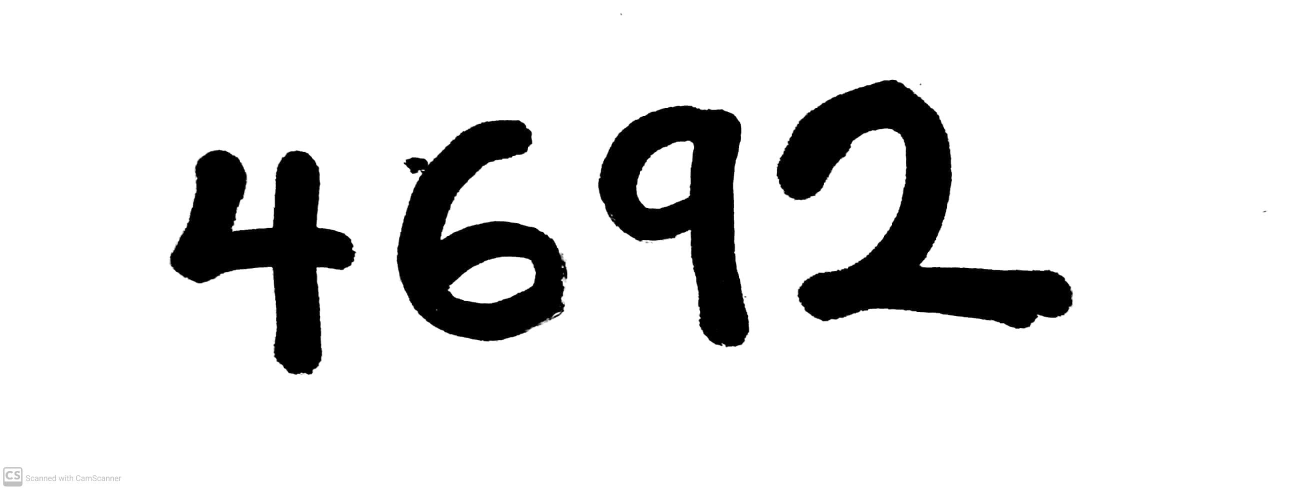
#> input picture ML/num2.jpg, 2616 x 979 px (shown at 1/2 size)
$ jupyter execute --allow-errors num_extracter.ipynb
#> lines starting #> are read from the running program, lines starting #| are printed output that depends on the picture; after the words box and inside, x2 and y2 are one past the last pixel; in counts of white or black regions, pixels touching at a corner belong together
[cell 1]
import numpy as np
import cv2
import matplotlib.pyplot as plt
from sklearn.preprocessing import StandardScaler
from tensorflow.keras.models import load_model

[cell 2]
image = cv2.imread('num2.jpg')
#> image is the input picture: shape (979, 2616, 3); min 0, max 255, mean 221.6
im = image.copy()
imgray = cv2.cvtColor(im, cv2.COLOR_BGR2GRAY)
ret, thresh = cv2.threshold(imgray, 127, 255, 0)
#> thresh: shape (979, 2616); 86.9% white; 9 black regions (5 under 20 px)
contours, hierarchy = cv2.findContours(thresh, cv2.RETR_TREE, cv2.CHAIN_APPROX_SIMPLE)
#> contours = 16 contours, 8 with area under 20; largest, box (x1, y1, x2, y2) and area: (0, 0, 2616, 979) 2557470, (1553, 159, 2146, 658) 113188, (793, 239, 1136, 684) 90588, (1196, 210, 1499, 695) 82866, (339, 299, 713, 750) 75358, (1272, 281, 1388, 418) 11446, (896, 513, 1072, 607) 11416, (1105, 624, 1121, 635) 38
plt.imshow(im, cmap='gray')
print(hierarchy)
#> (printed output is left out)

[cell 3]
plt.imshow(imgray, cmap='gray')
imgray = imgray.flatten()
imgray.shape
#> Out = (2561064,)

[cell 4]
with_contours = cv2.drawContours(im, contours, -1, (0,255,0), 3)
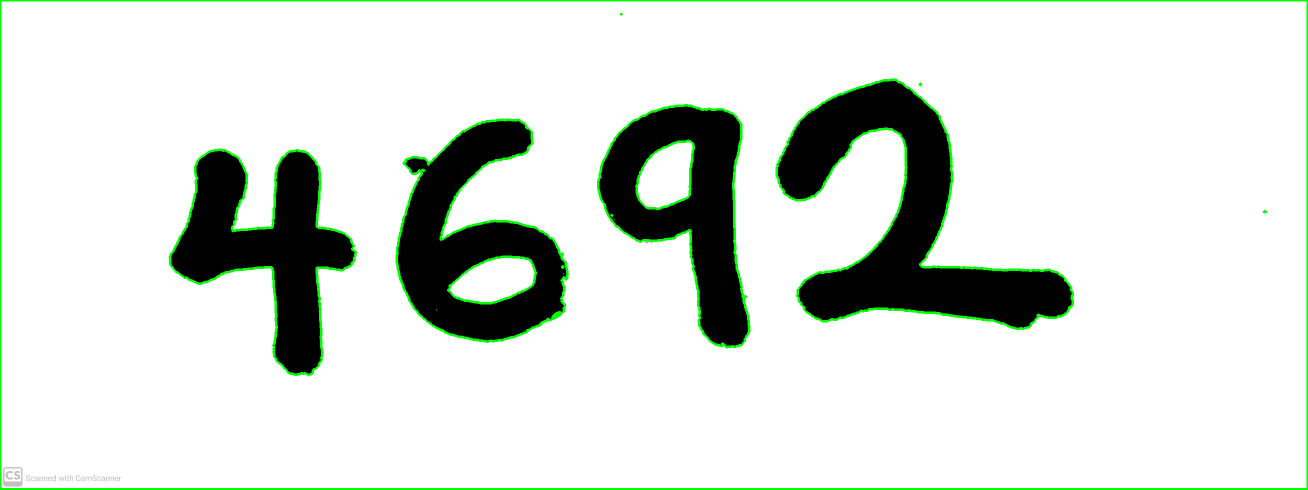
#> with_contours: shape (979, 2616, 3) (shown at 1/2 size); mean B, G, R 217.1, 223.2, 217.1
plt.imshow(im, cmap='gray')

[cell 5]
# NEW
new_images = []
order = []
for hr,c in zip(hierarchy[0],contours):
  x, y, w, h = cv2.boundingRect(c)
    # Make sure contour area is large enough and is not a child contour
  if hr[3]==0 and (cv2.contourArea(c)) > 100:
    order.append(x)
    cv2.rectangle(with_contours,(x,y), (x+w,y+h), (255,0,0), 5)
    alpha_im = image[y:(y+h),x:(x+w)]
    alpha_im = cv2.cvtColor(alpha_im, cv2.COLOR_BGR2GRAY)
    alpha_im = cv2.bitwise_not(alpha_im)
    alpha_im = cv2.copyMakeBorder(alpha_im,100,100,100,100,cv2.BORDER_CONSTANT)
    alpha_im = cv2.resize(alpha_im, (28,28)).flatten()

    new_images.append(alpha_im)
#> this loop made 16 passes
#> (hr, x, y, w, h) on passes 2 to 13: ([2, -1, -1, 0], 1488, 592, 5, 4), ([3, 1, -1, 0], 1123, 507, 4, 4), ([4, 2, -1, 0], 2527, 422, 6, 3), ([5, 3, -1, 0], 339, 299, 374, 451), ([10, 4, 6, 0], 793, 239, 343, 445), ([7, -1, -1, 5], 1105, 624, 16, 11), ([8, 6, -1, 5], 1124, 532, 3, 4), ([9, 7, -1, 5], 896, 513, 176, 94), ([-1, 8, -1, 5], 843, 339, 6, 3), ([13, 5, 11, 0], 1196, 210, 303, 485), ([12, -1, -1, 10], 1222, 429, 3, 3), ([-1, 11, -1, 10], 1272, 281, 116, 137)
#> (hr, c, x, y, w, h) on passes 1, 16: ([-1, -1, 1, -1], [[0, 0], [0, 978], [2615, 978], [2615, 0]], 0, 0, 2616, 979), ([-1, 14, -1, 0], [[1241, 28], [1242, 27], [1243, 28], [1242, 29]], 1241, 27, 3, 3)
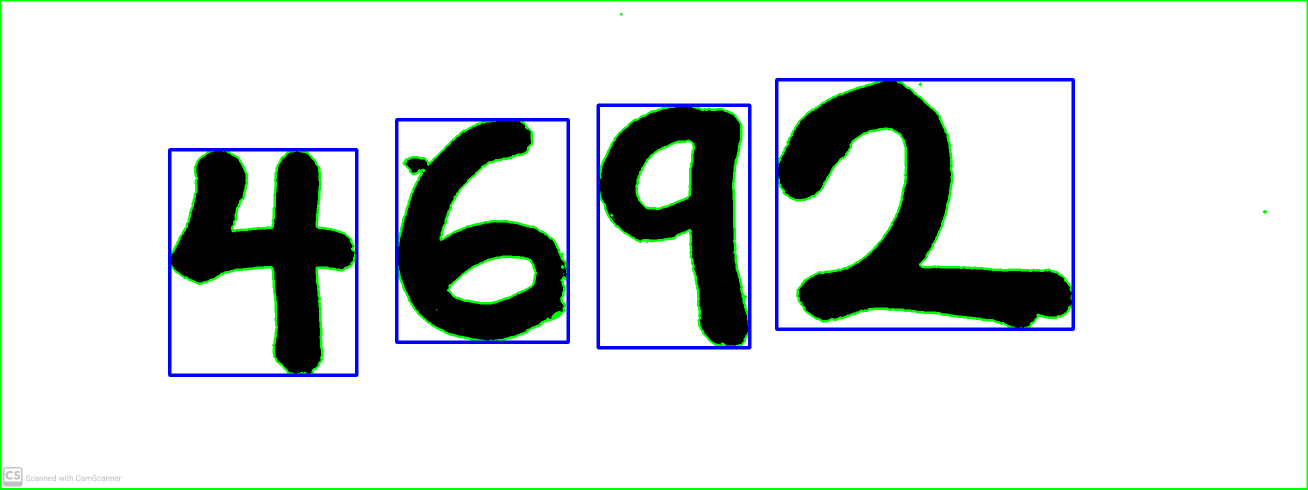
#> with_contours: shape (979, 2616, 3) (shown at 1/2 size); 1.91% of pixels changed, all inside (x1, y1, x2, y2) = (336, 156, 2150, 754)
#> after the loop, new_images = 4 items; order = [339, 793, 1196, 1553]

temp = []
order = np.argsort(order)
#> order = [0, 1, 2, 3]
for i in order:
    temp.append(new_images[i])
#> this loop made 4 passes
#> after the loop, temp = 4 items
new_images = np.array(temp)
new_images.shape
#> Out = (4, 784)

[cell 6]
plt.imshow(with_contours)

[cell 7]
plt.imshow(new_images[0].reshape(28,28), cmap='gray')
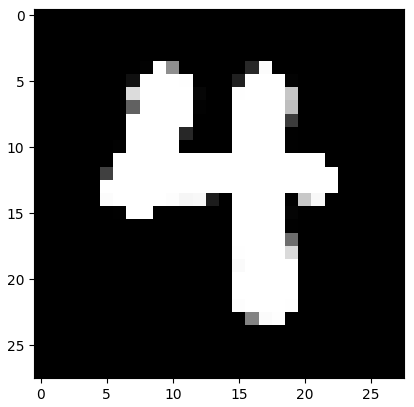
#> figure drawn by matplotlib, 1 panel

[cell 8]
nums = ['0','1','2','3','4','5','6','7','8','9']
#> (the rest of this cell did not finish here and is left out)

[cell 9]
# scaler = StandardScaler()
# new_images = scaler.fit_transform(new_images)

[cell 10]
from joblib import load
#> (the rest of this cell did not finish here and is left out)

[cell 11]
plt.imshow(new_images[0].reshape(28,28), cmap='gray')

[cell 12]
new_images.shape
#> Out = (4, 784)

$ run again, with ML/num1.jpg copied over ML/num2.jpg
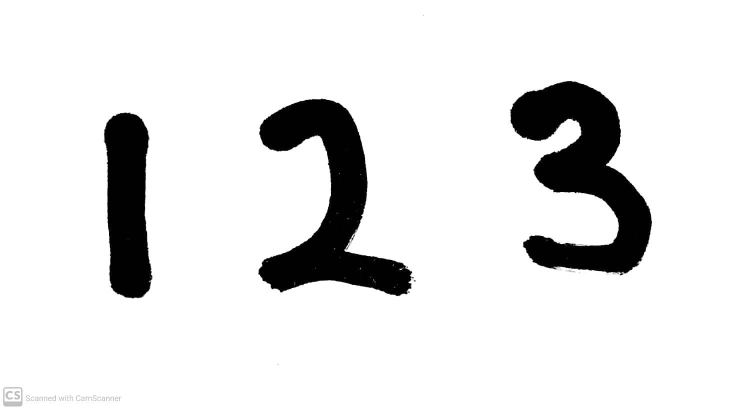
#> input picture ML/num1.jpg, 1512 x 819 px (shown at 1/2 size)
#> image is the input picture: shape (819, 1512, 3); min 0, max 255, mean 227.8
#> thresh: shape (819, 1512); 89.3% white; 11 black regions (7 under 20 px)
#> contours = 25 contours, 20 with area under 20; largest, box (x1, y1, x2, y2) and area: (0, 0, 1512, 819) 1235998, (1020, 161, 1305, 551) 54882, (516, 197, 825, 593) 50763, (207, 224, 306, 598) 28460, (702, 469, 711, 483) 36
#> (printed output is left out)
#> the loop `for hr,c in zip(hierarchy[0],contours):` made 25 passes
#> (hr, x, y, w, h) on passes 2, 3, 4, 6, 7, 8, 9, 10: ([2, -1, -1, 0], 815, 582, 5, 4), ([3, 1, -1, 0], 827, 559, 5, 5), ([4, 2, -1, 0], 823, 553, 5, 5), ([6, 4, -1, 0], 812, 533, 5, 4), ([7, 5, -1, 0], 692, 493, 5, 6), ([8, 6, -1, 0], 695, 491, 3, 4), ([9, 7, -1, 0], 1161, 488, 4, 3), ([10, 8, -1, 0], 702, 469, 9, 14)
#> after the loop `for hr,c in zip(hierarchy[0],contours):`:
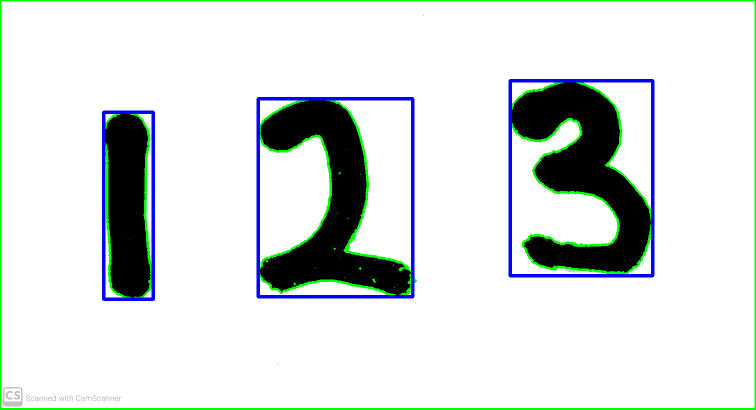
#> with_contours: shape (819, 1512, 3) (shown at 1/2 size); mean B, G, R 222.9, 224.1, 217.6
#> after the loop `for hr,c in zip(hierarchy[0],contours):`: new_images = 3 items; order = [207, 516, 1020]
#> `order = np.argsort(order)`: order = [0, 1, 2]
#> the loop `for i in order:` made 3 passes
#> after the loop `for i in order:`: temp = 3 items
#> `[cell 7] plt.imshow(new_images[0].reshape(28,28), cmap='gray')`:
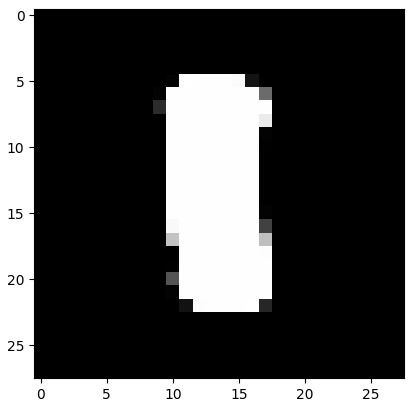
#> figure drawn by matplotlib, 1 panel

$ run again, with ML/word1.jpg copied over ML/num2.jpg
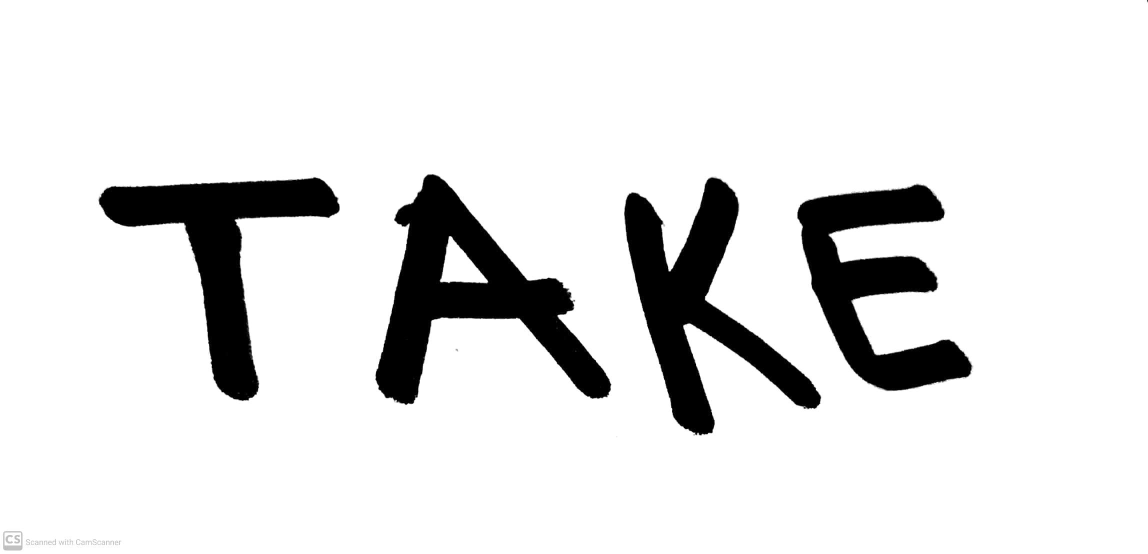
#> input picture ML/word1.jpg, 2296 x 1107 px (shown at 1/2 size)
#> image is the input picture: shape (1107, 2296, 3); min 0, max 255, mean 227
#> thresh: shape (1107, 2296); 89% white; 6 black regions (2 under 20 px)
#> contours = 7 contours, 1 with area under 20; largest, box (x1, y1, x2, y2) and area: (0, 0, 2296, 1107) 2538266, (750, 348, 1223, 811) 85420, (1248, 354, 1643, 872) 70513, (197, 354, 680, 802) 65992, (1594, 368, 1945, 782) 65002, (880, 472, 976, 566) 4518
#| [[[-1 -1  1 -1]
#|   [ 2 -1 -1  0]
#|   [ 3  1 -1  0]
#|   [ 4  2 -1  0]
#|   [ 5  3 -1  0]
#|   [-1  4  6  0]
#> (further printed lines are left out)
#> the loop `for hr,c in zip(hierarchy[0],contours):` made 7 passes
#> (hr, x, y, w, h) on passes 1 to 7: ([-1, -1, 1, -1], 0, 0, 2296, 1107), ([2, -1, -1, 0], 1146, 599, 4, 5), ([3, 1, -1, 0], 1594, 368, 351, 414), ([4, 2, -1, 0], 1248, 354, 395, 518), ([5, 3, -1, 0], 197, 354, 483, 448), ([-1, 4, 6, 0], 750, 348, 473, 463), ([-1, -1, -1, 5], 880, 472, 96, 94)
#> after the loop `for hr,c in zip(hierarchy[0],contours):`:
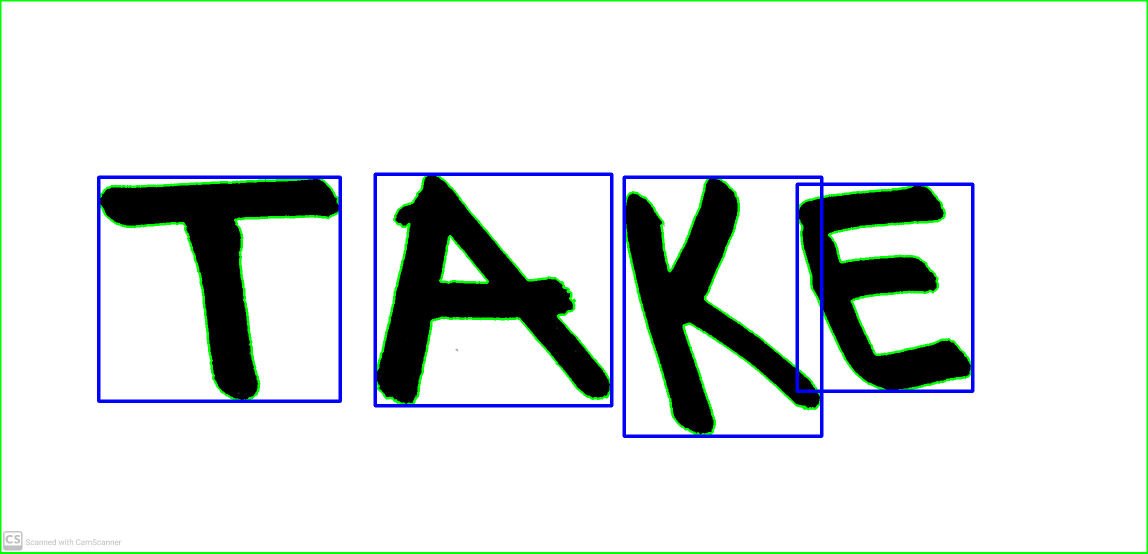
#> with_contours: shape (1107, 2296, 3) (shown at 1/2 size); mean B, G, R 223.2, 223.8, 218.2
#> after the loop `for hr,c in zip(hierarchy[0],contours):`: new_images = 4 items; order = [1594, 1248, 197, 750]
#> `order = np.argsort(order)`: order = [2, 3, 1, 0]
#> the loop `for i in order:` made 4 passes
#> i on passes 1 to 4: 2, 3, 1, 0
#> after the loop `for i in order:`: temp = 4 items
#> `[cell 7] plt.imshow(new_images[0].reshape(28,28), cmap='gray')`:
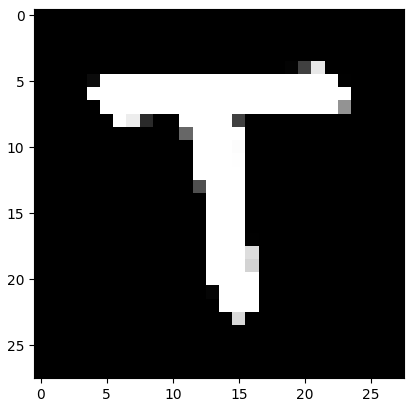
#> figure drawn by matplotlib, 1 panel

$ run again, with ML/word2.jpg copied over ML/num2.jpg
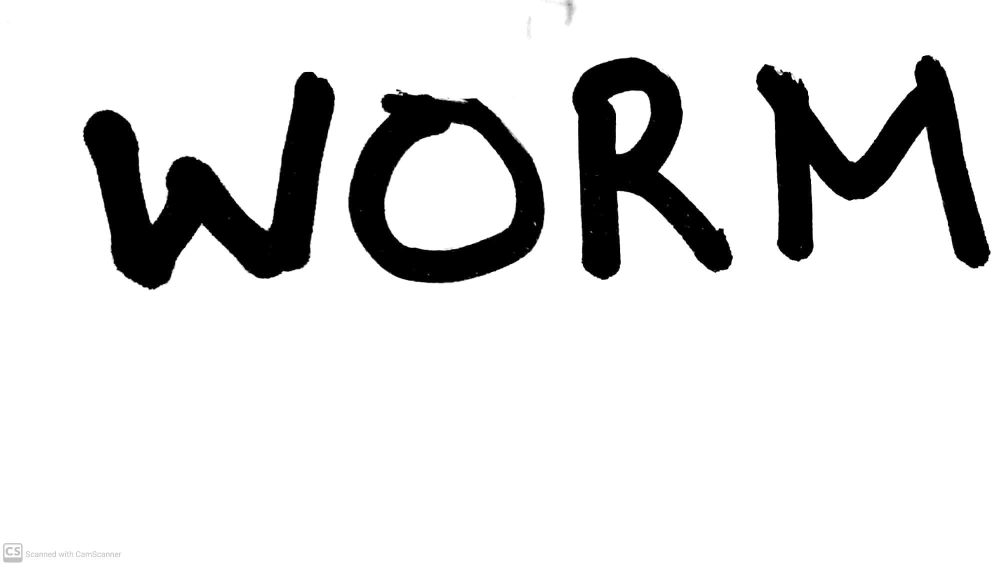
#> input picture ML/word2.jpg, 2010 x 1131 px (shown at 1/2 size)
#> image is the input picture: shape (1131, 2010, 3); min 0, max 255, mean 221.1
#> thresh: shape (1131, 2010); 86.7% white; 5 black regions (1 under 20 px)
#> contours = 12 contours, 5 with area under 20; largest, box (x1, y1, x2, y2) and area: (0, 0, 2010, 1131) 2270170, (696, 178, 1090, 567) 116696, (165, 143, 671, 580) 93629, (1511, 110, 1982, 538) 77901, (1144, 114, 1466, 561) 74916, (769, 245, 1033, 501) 50182, (1215, 181, 1302, 308) 7252
#| [[[-1 -1  1 -1]
#|   [ 5 -1  2  0]
#|   [ 3 -1 -1  1]
#|   [ 4  2 -1  1]
#|   [-1  3 -1  1]
#|   [ 6  1 -1  0]
#> (further printed lines are left out)
#> the loop `for hr,c in zip(hierarchy[0],contours):` made 12 passes
#> (hr, x, y, w, h) on passes 2, 3, 4, 5, 6, 8, 10, 11: ([5, -1, 2, 0], 696, 178, 394, 389), ([3, -1, -1, 1], 1068, 445, 4, 6), ([4, 2, -1, 1], 769, 245, 264, 256), ([-1, 3, -1, 1], 798, 187, 8, 4), ([6, 1, -1, 0], 165, 143, 506, 437), ([11, 6, 8, 0], 1144, 114, 322, 447), ([10, 8, -1, 7], 1376, 431, 1, 1), ([-1, 9, -1, 7], 1215, 181, 87, 127)
#> after the loop `for hr,c in zip(hierarchy[0],contours):`:
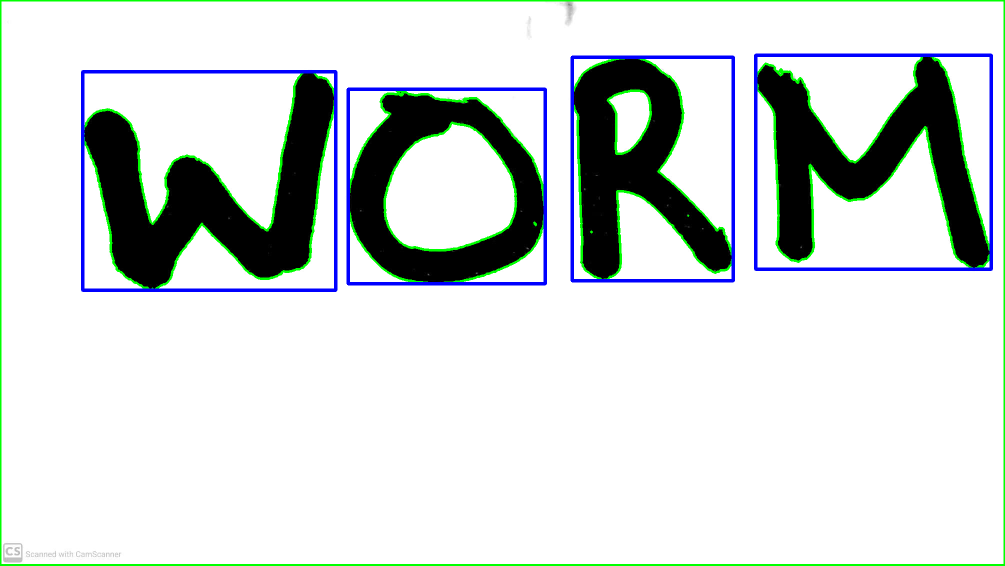
#> with_contours: shape (1131, 2010, 3) (shown at 1/2 size); mean B, G, R 216.6, 217.6, 211.3
#> after the loop `for hr,c in zip(hierarchy[0],contours):`: new_images = 4 items; order = [696, 165, 1144, 1511]
#> `order = np.argsort(order)`: order = [1, 0, 2, 3]
#> the loop `for i in order:` made 4 passes
#> i on pass 2: 0
#> after the loop `for i in order:`: temp = 4 items
#> `[cell 7] plt.imshow(new_images[0].reshape(28,28), cmap='gray')`:
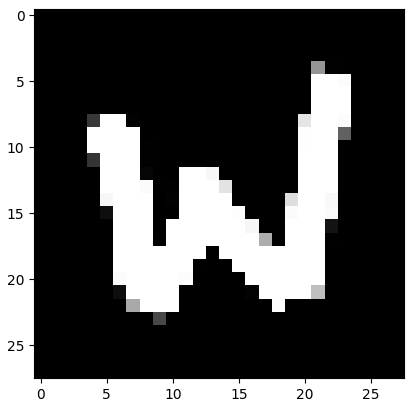
#> figure drawn by matplotlib, 1 panel
